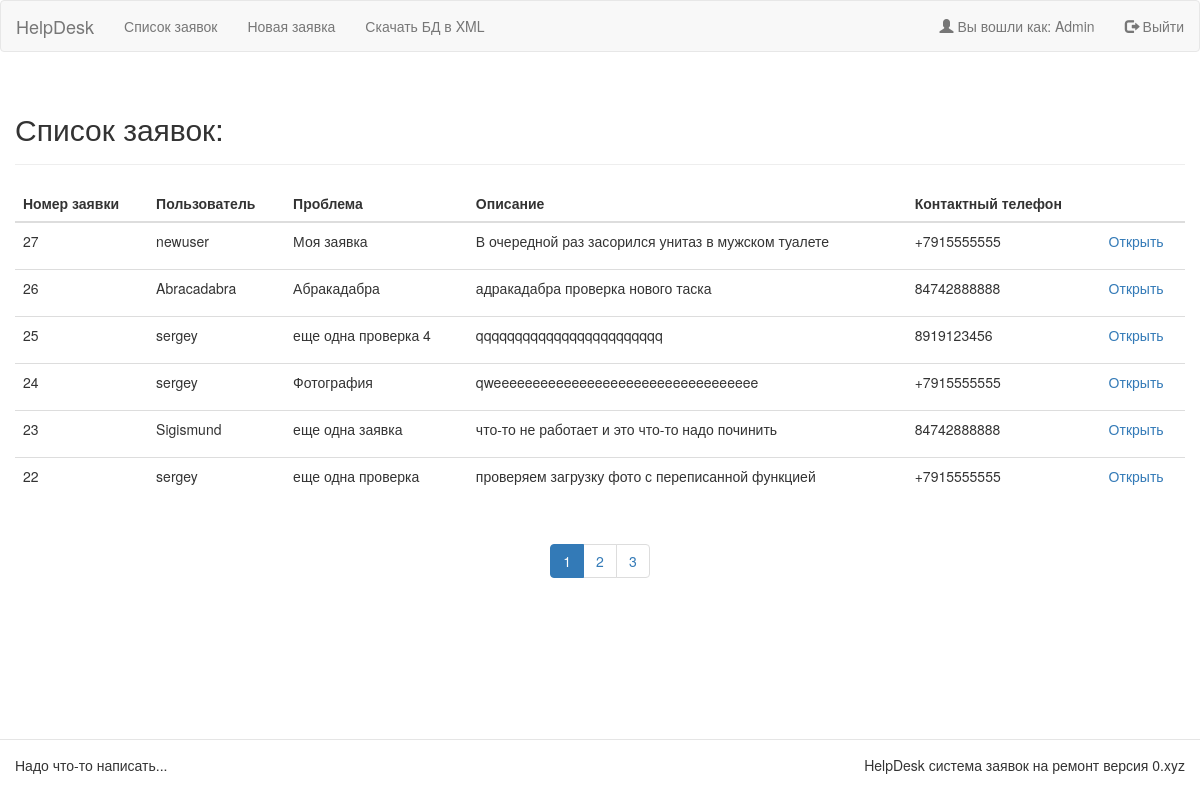
The page /list/1 (signed in) on the database its author committed.
### tables this page shows
CREATE TABLE `task` (
  `wId` int(11) NOT NULL,
  `tId` int(11) NOT NULL,
  `tName` varchar(255) NOT NULL,
  `tContactPhone` varchar(16) NOT NULL,
  `tDescription` varchar(255) NOT NULL,
  `tPhoto` varchar(255) DEFAULT NULL
);

CREATE TABLE `worker` (
  `wId` int(11) NOT NULL,
  `wLogin` varchar(255) NOT NULL,
  `wPasswordHash` varchar(255) NOT NULL,
  `wEmail` varchar(255) NOT NULL,
  `wRole` tinyint(1) DEFAULT NULL
);

### config/routes.php (called while the page is built)
<?php
return array(
    'show/([0-9]+)' => 'task/show/$1',
    'show' => 'site/index',
    'list/([0-9]+)' => 'task/list/$1',
    'list' => 'task/list',
    'new' => 'task/new',
    'register' => 'user/register',
    'login' => 'user/login',
    'logout' => 'user/logout',
    'downloadXML' => 'task/downloadXML',
    '' => 'site/index',
);

### models/TaskModel.php (called while the page is built, shortened)
<?php
class TaskModel
{
    public static function getAdminTotalTasksNumder()
    {
        $pdo = Db::pdoConnection();
        $statement = $pdo->query("SELECT COUNT(*) as 'total' FROM task");
        $statement->setFetchMode((PDO::FETCH_ASSOC));
        $result = $statement->fetchColumn();
        return $result;
    }
    public static function getAdminTasksList($pageNumber)
    {
        $offset = ($pageNumber - 1) * PER_PAGE;
        $pdo = Db::pdoConnection();
        $statement = $pdo->prepare(
            "SELECT tId, tName, tContactPhone, tDescription, wLogin
                       FROM task INNER JOIN worker
                       ON task.wId = worker.wId
                       ORDER BY tId DESC
                       LIMIT :perPage
                       OFFSET :offset");
        $statement->bindValue(':perPage', (int) PER_PAGE, PDO::PARAM_INT);
        $statement->bindValue(':offset', (int) $offset, PDO::PARAM_INT);
        $statement->execute();
        $result = $statement->fetchAll((PDO::FETCH_ASSOC));
        return $result;
    }
}

### index.php (called while the page is built, shortened)
<?php
    $router = new Router();
    $router->run();

### views/task/listView.php (the view, shortened to what this page needs)
<?php include ROOT . '/views/layouts/header.php';?>
<div class="container-fluid">
    <table class="table table-hover">
        <thead>
        <div class="page-header">
            <h2>Список заявок:</h2>
        </div>
        <tr>
            <th>Номер заявки</th>
            <th>Пользователь</th>
            <th>Проблема</th>
            <th>Описание</th>
            <th>Контактный телефон</th>
            <th></th>
        </tr>
        </thead>
        <tbody>
        <?php foreach($taskList as $array) :?>
            <?php if(!empty($_SESSION['lastTaskId']) and $array['tId'] == $_SESSION['lastTaskId']) : ?>
                <tr class="success">
            <?php else : ?>
                <tr>
            <?php endif ; ?>
            <td class=\"col-lg-1\"> <?php echo $array['tId'];?></td>
            <td class=\"col-lg-1\"> <?php echo $array['wLogin'];?></td>
            <td class=\"col-lg-1\"> <?php echo $array['tName'];?></td>
            <td class=\"col-lg-3\"> <?php echo $array['tDescription'];?></td>
            <td class=\"col-lg-3\"> <?php echo $array['tContactPhone'];?></td>
            <td>
                <p class="links" > <a href="/show/<?php echo $array['tId'];?>">Открыть</a> </p>
            </td>
        </tr>
        <?php endforeach ; ?>
        </tbody>
    </table>
</div>
<div align="center">
    <ul class="pagination">
        <?php for($i = 1; $i <= $pageTotal; $i++) :?>
            <li <?php if ($i == $pageNumber) echo 'class="active"'?>>
                <a href="/list/<?php echo $i ?>"><?php echo $i ?></a>
            </li>
        <?php endfor; ?>
    </ul>
</div>
<?php include ROOT . '/views/layouts/footer.php';?>

### components/Router.php (shortened to what this page needs)
<?php
class Router
{
    private $routes;
    public function __construct()
    {
        $routesPath = ROOT . '/config/routes.php';
        $this->routes = include ($routesPath);
    }
    private function getURI()
    {
        if (!empty($_SERVER['REQUEST_URI'])) {
            return trim ($_SERVER['REQUEST_URI'], '/');
        }
    }
    public function run()
    {
        $uri = $this->getURI();
        foreach ($this->routes as $uriPattern => $path) {
            if(preg_match("~$uriPattern~", $uri)) {
                $internalRoute = preg_replace("~$uriPattern~", $path, $uri);
                $segments = explode('/', $internalRoute);
                $controllerName = array_shift($segments) . 'Controller';
                $actionName = 'action' . ucfirst(array_shift($segments));
                $actionParams = $segments;
                $controllerObject = new $controllerName;
                if(method_exists($controllerObject, $actionName)) {
                    $result = call_user_func_array(array($controllerObject, $actionName), $actionParams);
                    if($result != null) {
                        break;
                    }
                }
            }
        }
    }
}

### controllers/TaskController.php (shortened to what this page needs)
<?php
class TaskController
{
    public function actionList($pageNumber = 1)
    {
        if(!empty($_SESSION["adminFlag"])) {
            $taskTotal = TaskModel::getAdminTotalTasksNumder();
            $pageTotal = ceil($taskTotal/PER_PAGE);
            if(intval($pageNumber)) {
                if($pageNumber <= $pageTotal) {
                    $taskList = TaskModel::getAdminTasksList($pageNumber);
                    require_once (ROOT . '/views/task/listView.php');
                    return true;
                } else {
                    header("Location: /list/1");
                }
            } else {
                header("Location: /list/1");
            }
        } else {
            header("Location: /");
        }
    }
}

### views/layouts/header.php (shortened to what this page needs)
<!DOCTYPE html>
<html lang="en">
    <head>
        <link href="/lib/css/bootstrap.min.css" rel="stylesheet" media="screen">
    </head>
    <body>
        <nav class="navbar navbar-default">
            <div class="container-fluid">
                <div class="navbar-header">
                    <a class="navbar-brand">HelpDesk</a>
                </div>
                    <?php if(empty($_SESSION)) : ?>
                        <ul class="nav navbar-nav navbar-right">
                            <li><a href="/login"><span class="glyphicon glyphicon-log-in"></span> Войти </a></li>
                            <li><a href="/register"><span class="glyphicon glyphicon-user"></span> Зарегистрироваться </a></li>
                        </ul>
                    <?php else : ?>
                        <ul class="nav navbar-nav">
                            <li><a href="/list/1">Список заявок</a></li>
                            <li><a href="/new">Новая заявка</a></li>
                            <?php if($_SESSION["adminFlag"]) : ?>
                                <li><a href="/downloadXML">Скачать БД в XML</a></li>
                            <?php endif ; ?>
                        </ul>
                        <ul class="nav navbar-nav navbar-right">
                            <li><a href="" class="disabled"><span class="glyphicon glyphicon-user"></span> Вы вошли как: <?php echo $_SESSION["userName"]?> </a></li>
                            <li><a href="/logout"><span class="glyphicon glyphicon-log-out"></span> Выйти </a></li>
                        </ul>
                    <?php endif; ?>
            </div>
        </nav>

### views/layouts/footer.php
<footer id = "footer">
    <nav class="modal-footer navbar-fixed-bottom">
        <div class="container">
            <div class="row">
                <p class="pull-left">Надо что-то написать...</p>
                <p class="pull-right">HelpDesk система заявок на ремонт версия 0.xyz</p>
            </div>
        </div>
    </nav>
</footer>
</body>
</html>

### rows shown on the page
task: tId "27", wId.wLogin "newuser", tName "Моя заявка", tDescription "В очередной раз засорился унитаз в мужском туалете", tContactPhone "+7915555555"
task: tId "26", wId.wLogin "Abracadabra", tName "Абракадабра", tDescription "адракадабра проверка нового таска", tContactPhone "84742888888"
task: tId "25", wId.wLogin "sergey", tName "еще одна проверка 4", tDescription "qqqqqqqqqqqqqqqqqqqqqqqq", tContactPhone "8919123456"
task: tId "24", wId.wLogin "sergey", tName "Фотография", tDescription "qweeeeeeeeeeeeeeeeeeeeeeeeeeeeeeeeee", tContactPhone "+7915555555"
task: tId "23", wId.wLogin "Sigismund", tName "еще одна заявка", tDescription "что-то не работает и это что-то надо починить", tContactPhone "84742888888"
task: tId "22", wId.wLogin "sergey", tName "еще одна проверка", tDescription "проверяем загрузку фото с переписанной функцией", tContactPhone "+7915555555"
